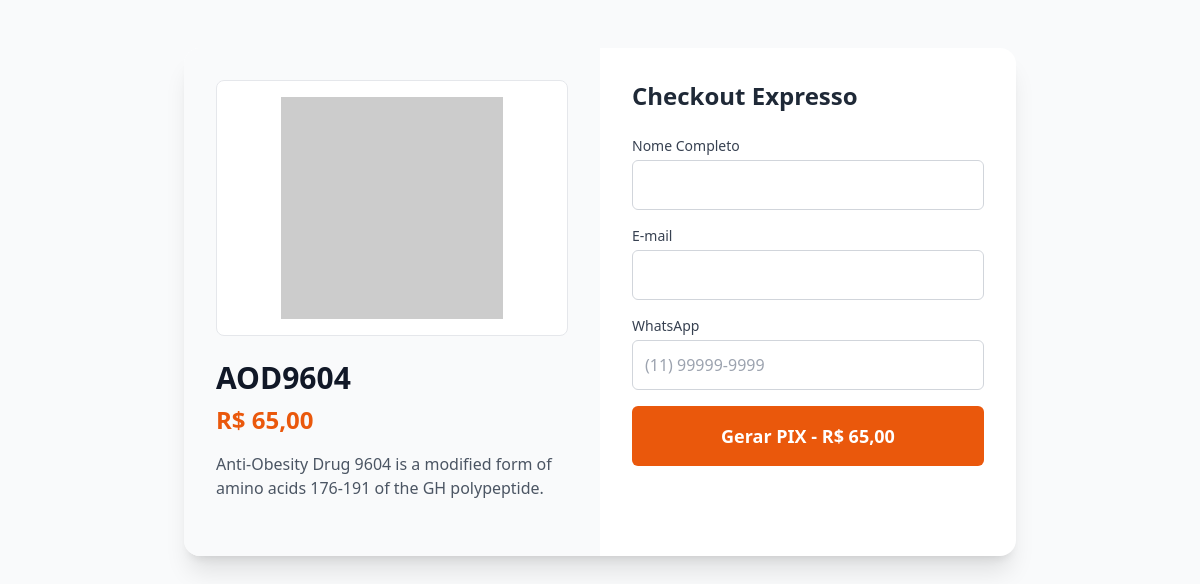
Page /produto/aod9604/single (signed in) on the committed database.
### tables this page shows
CREATE TABLE products (
    id INTEGER PRIMARY KEY AUTOINCREMENT,
    name TEXT NOT NULL,
    sku TEXT,
    price REAL,
    image_url TEXT,
    category TEXT,
    short_desc TEXT,
    long_desc TEXT,
    pdf_url TEXT,
    created_at DATETIME DEFAULT CURRENT_TIMESTAMP
, category_id INTEGER, pdf_label TEXT, slug TEXT, type TEXT DEFAULT 'physical', digital_delivery INTEGER DEFAULT 0, download_limit INTEGER DEFAULT 0, download_expiry_days INTEGER DEFAULT 0, file_url TEXT);

CREATE TABLE settings (
        key TEXT PRIMARY KEY,
        value TEXT
    );

### src/products.php (called while the page is built, shortened)
<?php
require_once __DIR__ . '/db.php';
function normalizeProductSlug($value) {
    $slug = strtolower(trim((string)$value));
    $slug = preg_replace('/[^a-z0-9-]+/', '-', $slug);
    $slug = preg_replace('/-+/', '-', (string)$slug);
    $slug = trim((string)$slug, '-');
    return $slug;
}
function ensureProductsSchema() {
    static $checked = false;
    if ($checked) {
        return;
    }
    global $pdo;
    $stmt = $pdo->query("PRAGMA table_info(products)");
    $columns = $stmt->fetchAll(PDO::FETCH_COLUMN, 1);
    $rows = $pdo->query("SELECT id, name, sku, slug FROM products ORDER BY id ASC")->fetchAll(PDO::FETCH_ASSOC);
    foreach ($rows as $row) {
        $currentSlug = trim((string)($row['slug'] ?? ''));
        $seed = $currentSlug !== '' ? $currentSlug : ((string)($row['name'] ?? '') !== '' ? $row['name'] : ($row['sku'] ?? 'product'));
        $baseSlug = normalizeProductSlug($seed);
        $slug = $baseSlug;
    }
    $checked = true;
}
function getProductPrimaryImageUrl(array $product) {
    $primary = trim((string)($product['primary_image_url'] ?? ''));
    if ($primary !== '') {
        return $primary;
    }
    return trim((string)($product['image_url'] ?? ''));
}
function getProductImages($productId) {
    global $pdo;
    $stmt = $pdo->prepare("
        SELECT id, product_id, image_url, is_primary, sort_order
        FROM product_images
        WHERE product_id = ?
        ORDER BY is_primary DESC, sort_order ASC, id ASC
    ");
    $stmt->execute([(int)$productId]);
    return $stmt->fetchAll(PDO::FETCH_ASSOC);
}
function getProductBySlug($slug) {
    ensureProductsSchema();
    global $pdo;
    $normalizedSlug = trim((string)$slug);
    $stmt = $pdo->prepare("
        SELECT p.*, c.name as category_name, c.slug as category_slug,
               COALESCE(
                    (
                        SELECT pi.image_url
                        FROM product_images pi
                        WHERE pi.product_id = p.id
                        ORDER BY pi.is_primary DESC, pi.sort_order ASC, pi.id ASC
                        LIMIT 1
                    ),
                    p.image_url
               ) as primary_image_url
        FROM products p
        LEFT JOIN categories c ON p.category_id = c.id
        WHERE p.slug = ?
        LIMIT 1
    ");
    $stmt->execute([$normalizedSlug]);
    $product = $stmt->fetch(PDO::FETCH_ASSOC);
    $product['images'] = getProductImages((int)$product['id']);
    $product['primary_image_url'] = getProductPrimaryImageUrl($product);
    return $product;
}

### src/functions.php (called while the page is built, shortened)
<?php
require_once __DIR__ . '/db.php';
function formatMoney($amount) {
    static $currencyCode = null;
    static $currencySymbol = null;
    if ($currencyCode === null) {
        $currencyCode = getSetting('store_currency', 'BRL');
        $currencySymbol = getSetting('store_currency_symbol', 'R$');
    }
    if ($currencyCode === 'BRL') {
        return $currencySymbol . ' ' . number_format((float)$amount, 2, ',', '.');
    } else {
        return $currencySymbol . ' ' . number_format((float)$amount, 2, '.', ',');
    }
}
function getSetting($key, $default = '') {
    global $pdo;
    $stmt = $pdo->prepare("SELECT value FROM settings WHERE key = ?");
    $stmt->execute([$key]);
    $result = $stmt->fetch(PDO::FETCH_ASSOC);
    return ($result && $result['value'] !== null) ? $result['value'] : $default;
}

### templates/public/product_single.php (the view, shortened to what this page needs)
<!DOCTYPE html>
<html lang="pt-BR">
<head>
    <script src="https://cdn.tailwindcss.com"></script>
</head>
<body class="bg-gray-50 min-h-screen">
    <?php
    $primaryImage = getProductPrimaryImageUrl($product);
    ?>
    <div class="max-w-4xl mx-auto py-12 px-4 sm:px-6 lg:px-8">
        <div class="bg-white rounded-2xl shadow-xl overflow-hidden">
            <div class="md:flex">
                <div class="md:w-1/2 p-4 md:p-8 bg-gray-50">
                    <img src="<?php echo htmlspecialchars($primaryImage); ?>" alt="<?php echo htmlspecialchars($product['name']); ?>" class="w-full h-64 object-contain rounded-lg mb-6 bg-white p-4 border">
                    <h1 class="text-3xl font-bold text-gray-900 mb-2"><?php echo htmlspecialchars($product['name']); ?></h1>
                    <div class="text-2xl font-bold text-orange-600 mb-4"><?php echo formatMoney($product['price']); ?></div>
                    <div class="prose text-gray-600 mb-6">
                        <?php echo $product['short_desc']; ?>
                    </div>
                </div>
                <div class="md:w-1/2 p-4 md:p-8" x-data="singleCheckout()">
                    <div x-show="step === 1">
                        <h2 class="text-2xl font-bold mb-6 text-gray-800">Checkout Expresso</h2>
                        <form @submit.prevent="submitCheckout" class="space-y-4">
                            <div>
                                <label class="block text-sm font-medium text-gray-700 mb-1">Nome Completo</label>
                                <input type="text" x-model="customer.name" required class="w-full border border-gray-300 rounded-md p-3 focus:ring-orange-500 focus:border-orange-500">
                            </div>
                            <div>
                                <label class="block text-sm font-medium text-gray-700 mb-1">E-mail</label>
                                <input type="email" x-model="customer.email" required class="w-full border border-gray-300 rounded-md p-3 focus:ring-orange-500 focus:border-orange-500">
                            </div>
                            <div>
                                <label class="block text-sm font-medium text-gray-700 mb-1">WhatsApp</label>
                                <input type="text" x-model="customer.whatsapp" x-mask="(99) 99999-9999" required class="w-full border border-gray-300 rounded-md p-3 focus:ring-orange-500 focus:border-orange-500" placeholder="(11) 99999-9999">
                            </div>
                            <button type="submit" :disabled="loading" class="w-full bg-orange-600 text-white py-4 rounded-md font-bold text-lg hover:bg-orange-700 transition-colors disabled:opacity-50 mt-6">
                                <span x-show="!loading">Gerar PIX - <?php echo formatMoney($product['price']); ?></span>
                            </button>
                        </form>
                    </div>
                </div>
            </div>
        </div>
    </div>
</body>
</html>

### rows in the picture
products: name "AOD9604", price.value "R$ 65,00", short_desc "Anti-Obesity Drug 9604 is a modified form of amino acids 176-191 of the GH polypeptide."
